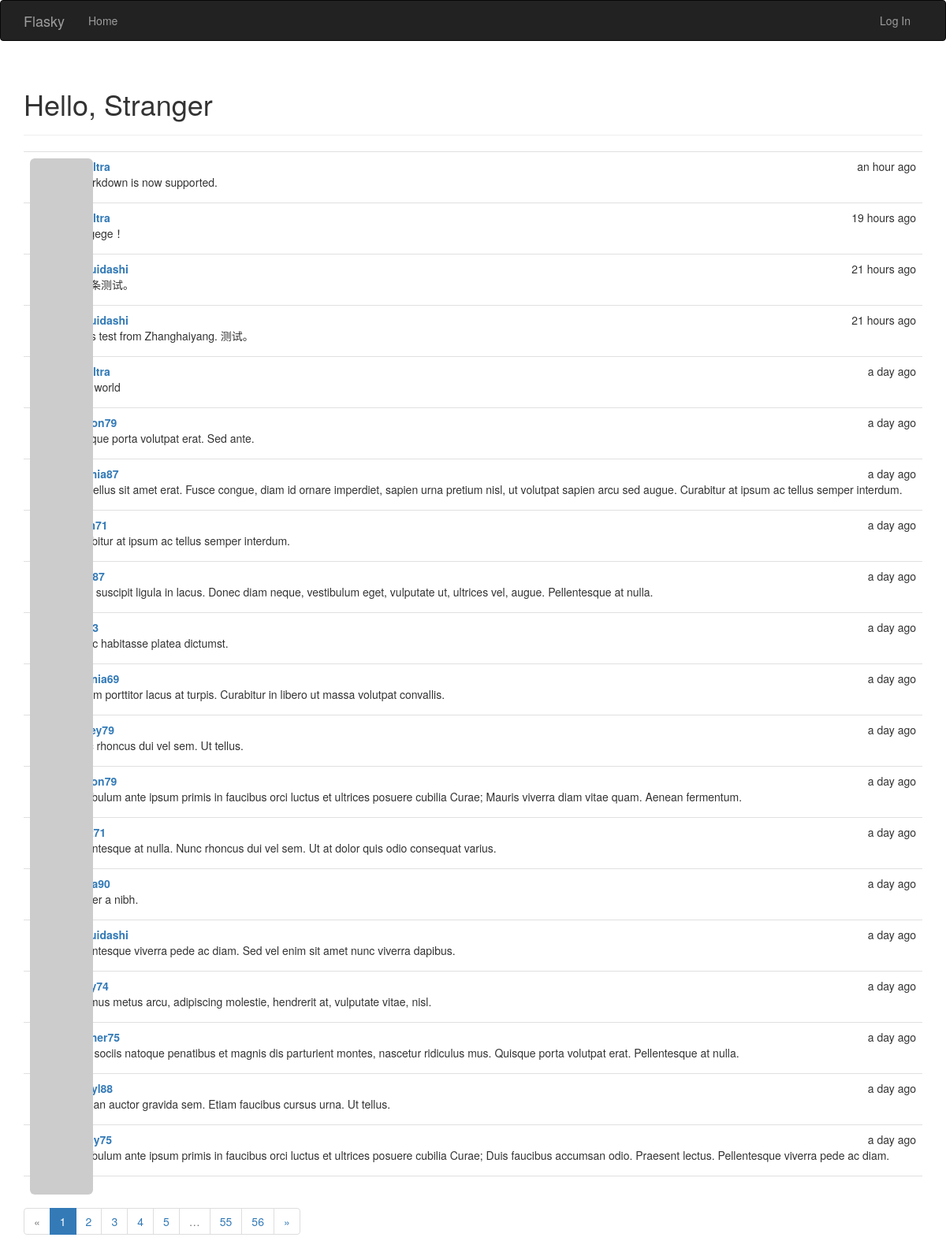
The page / on the database its author committed.
### app/models.py (models this page shows, shortened)
class Post(db.Model):
    __tablename__ = 'posts'
    id = db.Column(db.Integer, primary_key=True)
    body = db.Column(db.Text)
    timestamp = db.Column(db.DateTime, index=True, default=datetime.utcnow)
    author_id = db.Column(db.Integer, db.ForeignKey('users.id'))

class User(UserMixin, db.Model):
    __tablename__ = 'users'
    id = db.Column(db.Integer, primary_key=True)
    username = db.Column(db.String(64), unique=True, index=True)
    weibo_id = db.Column(db.String(64), unique=True, index=True)
    email = db.Column(db.String(64), unique=True, index=True)
    role_id = db.Column(db.Integer, db.ForeignKey('roles.id'))
    password_hash = db.Column(db.String(128))
    confirmed = db.Column(db.Boolean, default=False)
    avatar_hash = db.Column(db.String(32))
    name = db.Column(db.String(64))
    location = db.Column(db.String(64))
    about_me = db.Column(db.Text())
    member_since = db.Column(db.DateTime(), default=datetime.utcnow)
    last_seen = db.Column(db.DateTime(), default=datetime.utcnow)
    posts = db.relationship('Post', backref='author', lazy='dynamic')
    @property
    def password(self):
        raise AttributeError('password is not a readable attribute')
    def gravatar(self, size=100, default='identicon', rating='g'):
        if request.is_secure:
            url = 'https://secure.gravatar.com/avatar'
        else:
            url = 'http://www.gravatar.com/avatar'
        hash = self.avatar_hash or hashlib.md5(
            self.email.encode('utf-8')).hexdigest()
        return '{url}/{hash}?s={size}&d={default}&r={rating}'.format(
            url=url, hash=hash, size=size, default=default, rating=rating)

### app/main/views.py (the view)
@main.route('/', methods=['GET', 'POST'])
def index():
    form = PostForm()
    if current_user.can(Permission.WRITE_ARTICLES) and \
            form.validate_on_submit():
        post = Post(body=form.body.data,
                    author=current_user._get_current_object())
        db.session.add(post)
        return redirect(url_for('.index'))
    posts = Post.query.order_by(Post.timestamp.desc()).all()
    page = request.args.get('page', 1, type=int)
    pagination = Post.query.order_by(Post.timestamp.desc()).paginate(
        page, per_page=current_app.config['FLASK_POSTS_PER_PAGE'],
        error_out=False)
    posts = pagination.items
    return render_template('index.html', form=form, posts=posts,
                           pagination=pagination)

### app/auth/views.py (called while the page is built)
@auth.before_app_request
def before_request():
    logged_in_or_not = is_logged_in(request.remote_addr + request.user_agent.__str__())
    if not logged_in_or_not:
        logout_user()
    if current_user.is_authenticated:
        current_user.ping()
        if not current_user.confirmed \
                and request.endpoint[:5] != 'auth.' \
                and logged_in_or_not:
            return redirect(url_for('auth.unconfirmed'))

def is_logged_in(loginfo):
    user = OnlineInfo.query.filter_by(device=loginfo).first()
    if user is None:
        return False
    else:
        return True

### app/main/__init__.py (called while the page is built)
@main.app_context_processor
def inject_permissions():
    return dict(Permission=Permission)

### app/models.py (called while the page is built)
    def can(self, permissions):
        return False

### app/templates/index.html (shortened to what this page needs)
{% extends "base.html" %}
{% import "bootstrap/wtf.html" as wtf %}
{% import "_macros.html" as macros %}
{% block page_content %}
    <div class="page-header">
        <h1>Hello, {{ current_user.username }}</h1>
    </div>
    {% include '_posts.html' %}
    {% if pagination %}
        <div class="pagination">
            {{ macros.pagination_widget(pagination, '.index') }}
        </div>
    {% endif %}
{% endblock %}

### app/templates/base.html (shortened to what this page needs)
{% extends "bootstrap/base.html" %}
{% block head %}
{{ super() }}
<link rel="stylesheet" type="text/css" href="{{ url_for('static', filename='styles.css') }}">
{% endblock %}
{% block navbar %}
<div class="navbar navbar-inverse navbar-layer" role="navigation">
    <div class="container">
        <div class="navbar-header">
            <a class="navbar-brand" href="{{ url_for('main.index') }}">Flasky</a>
        </div>
        <div class="navbar-collapse collapse">
            <ul class="nav navbar-nav">
                <li><a href="{{ url_for('main.index') }}">Home</a></li>
            </ul>
            <ul class="nav navbar-nav navbar-right">
                {% if current_user.is_authenticated %}
                <li class="dropdown">
                    <a href="#" class="dropdown-toggle" data-toggle="dropdown">
                        <img src="{{ current_user.gravatar(size=18) }}">
                        Account <b class="caret"></b>
                    </a>
                    <ul class="dropdown-menu">
                        <li><a href="{{ url_for('main.user', username=current_user.username) }}">{{ current_user.username }} Profile</a></li>
                        <li><a href="{{ url_for('auth.change_password') }}">Change Password</a></li>
                        <li><a href="{{ url_for('auth.change_email_request') }}">Change Email</a></li>
                        <li><a href="{{ url_for('auth.logout') }}">Log Out</a></li>
                    </ul>
                </li>
                {% else %}
                <li><a href="{{ url_for('auth.login') }}">Log In</a></li>
                {% endif %}
            </ul>
        </div>
    </div>
</div>
{% endblock %}
{% block content %}
<div class="container">
    {% block page_content %}{% endblock %}
</div>
{% endblock %}

### app/templates/_macros.html
{% macro pagination_widget(pagination, endpoint) %}
<ul class="pagination">
    <li{% if not pagination.has_prev %} class="disabled"{% endif %}>
        <a href="{% if pagination.has_prev %}{{ url_for(endpoint, page=pagination.prev_num, **kwargs) }}{% else %}#{% endif %}">
            &laquo;
        </a>
    </li>
    {% for p in pagination.iter_pages() %}
        {% if p %}
            {% if p == pagination.page %}
            <li class="active">
                <a href="{{ url_for(endpoint, page = p, **kwargs) }}">{{ p }}</a>
            </li>
            {% else %}
            <li>
                <a href="{{ url_for(endpoint, page = p, **kwargs) }}">{{ p }}</a>
            </li>
            {% endif %}
        {% else %}
        <li class="disabled"><a href="#">&hellip;</a></li>
        {% endif %}
    {% endfor %}
    <li{% if not pagination.has_next %} class="disabled"{% endif %}>
        <a href="{% if pagination.has_next %}{{ url_for(endpoint, page=pagination.next_num, **kwargs) }}{% else %}#{% endif %}">
            &raquo;
        </a>
    </li>
</ul>
{% endmacro %}

### app/templates/_posts.html
<ul class="posts">
    {% for post in posts %}
    <li class="post">
        <div class="post-thumbnail">
            <a href="{{ url_for('.user', username=post.author.username) }}">
                <img class="img-rounded profile-thumbnail" src="{{ post.author.gravatar(size=40) }}">
            </a>
        </div>
        <div class="post-content">
            <div class="post-date">{{ moment(post.timestamp).fromNow() }}</div>
            <div class="post-author"><a href="{{ url_for('.user', username=post.author.username) }}">{{ post.author.username }}</a></div>
            <div class="post-body">{{ post.body }}</div>
        </div>
    </li>
    {% endfor %}
</ul>

### app/static/styles.css (style rules this page uses)
.navbar-layer { z-index: 3; }
.profile-thumbnail { position: absolute; }
ul.posts { list-style-type: none; padding: 0px; margin: 16px 0px 0px 0px; border-top: 1px solid #e0e0e0; }
ul.posts li.post { padding: 8px; border-bottom: 1px solid #e0e0e0; }
div.post-date { float: right; }
div.post-author { font-weight: bold; }
div.post-thumbnail { position: absolute; }
div.post-content { margin-left: 48px; min-height: 48px; }

### rows shown on the page
Post: timestamp "an hour ago", body "# Markdown is now supported."
Post: timestamp "19 hours ago", body "lugegege！"
Post: timestamp "21 hours ago", author.username "wuguidashi", body "第二条测试。"
Post: timestamp "21 hours ago", author.username "wuguidashi", body "this is test from Zhanghaiyang. 测试。"
Post: timestamp "a day ago", body "hello world"
Post: timestamp "a day ago", body "Quisque porta volutpat erat. Sed ante."
Post: timestamp "a day ago", author.username "cynthia87", body "Phasellus sit amet erat. Fusce congue, diam id ornare imperdiet, sapien urna pretium nisl, ut volutpat sapien arcu sed augue. Curabitur at ipsum ac tellus semper interdum."
Post: timestamp "a day ago", body "Curabitur at ipsum ac tellus semper interdum."
Post: timestamp "a day ago", body "Nulla suscipit ligula in lacus. Donec diam neque, vestibulum eget, vulputate ut, ultrices vel, augue. Pellentesque at nulla."
Post: timestamp "a day ago", body "In hac habitasse platea dictumst."
Post: timestamp "a day ago", author.username "virginia69", body "Nullam porttitor lacus at turpis. Curabitur in libero ut massa volutpat convallis."
Post: timestamp "a day ago", body "Nunc rhoncus dui vel sem. Ut tellus."
Post: timestamp "a day ago", body "Vestibulum ante ipsum primis in faucibus orci luctus et ultrices posuere cubilia Curae; Mauris viverra diam vitae quam. Aenean fermentum."
Post: timestamp "a day ago", body "Pellentesque at nulla. Nunc rhoncus dui vel sem. Ut at dolor quis odio consequat varius."
Post: timestamp "a day ago", body "Integer a nibh."
Post: timestamp "a day ago", author.username "wuguidashi", body "Pellentesque viverra pede ac diam. Sed vel enim sit amet nunc viverra dapibus."
Post: timestamp "a day ago", body "Vivamus metus arcu, adipiscing molestie, hendrerit at, vulputate vitae, nisl."
Post: timestamp "a day ago", author.username "heather75", body "Cum sociis natoque penatibus et magnis dis parturient montes, nascetur ridiculus mus. Quisque porta volutpat erat. Pellentesque at nulla."
Post: timestamp "a day ago", body "Aenean auctor gravida sem. Etiam faucibus cursus urna. Ut tellus."
Post: timestamp "a day ago", body "Vestibulum ante ipsum primis in faucibus orci luctus et ultrices posuere cubilia Curae; Duis faucibus accumsan odio. Praesent lectus. Pellentesque viverra pede ac diam."

### other values the page prints
{{ current_user.username }} "Stranger"
{{ p }} "1"
{{ p }} "2" "3" "4" "5" "55" "56"
